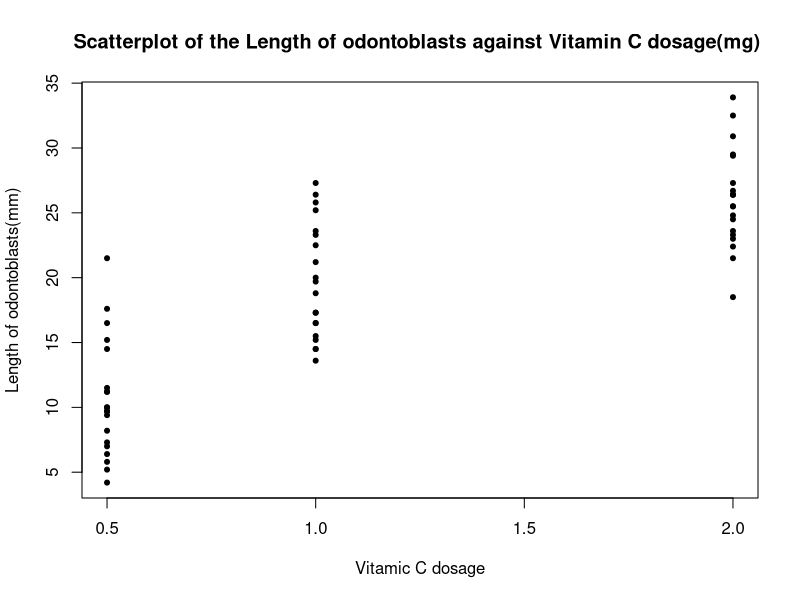

The R script that drew this image: (Note: this script raises an error after producing the figure.)
###################################
###################################
########                   ########
########   Data Science 1  ########
########       Lab 7       ########
########   5th Dec. 2023   ########
########                   ########
###################################
###################################


# Lets load up the dataset 'ToothGrowth', which shows the result
# of an experiment looking at the effect of vitamin C on tooth growth
# in guinea pigs


data("ToothGrowth")
?ToothGrowth
d <- ToothGrowth
d

library(ggplot2)
# 1.1
# Plot the tooth growth against the dose of vitamin C given
# boxplot(ToothGrowth$len~ToothGrowth$dose)


# ggplot(ToothGrowth) +
# geom_boxplot(aes(x=dose, y=len, group = dose))

?plot()

png(
  filename = "first_example.graph.png", height = 400, width = 600
)
plot(ToothGrowth$len ~ ToothGrowth$dose, xlab = "Vitamic C dosage", ylab = "Length of odontoblasts(mm)", main = "Scatterplot of the Length of odontoblasts against Vitamin C dosage(mg) ", pch = 20, )


dev.off()

# 1.2 Run a linear regression exploring the association between vitamin C
# and tooth growth in Guinea pigs.


linreg <- lm(len ~ dose, data = d)
linreg


?abline()
summary(linreg)

abline(linreg, col = "red")
# 1.3 Which variable did you use as your outcome variable? Why?
# ... We used tooth growth as the outcome variable because the hypothesis is that tooth is causally affected by the dosage of vitamin C


# ... because tooth growth is the outcome of the experimental design
# ... because we are manipulating the dosage and measuring the change in tooth growth as a result


# 1.4 Interpret the estimates for the intercept and the slope of the regression line


# ... The estimate for the intercept is 7.4mm. This means that the predicted tooth length
# ... Of a Guinea pig that was NOT given any VC is 7.4mm
# ... The estimate of the slope is 9.8mm. This means that for each additional mg/day of VC administered, the Guinea pigs are predicted to grow an additional 9.8mm


# 1.5 Extract the 96 % confidence intervals for the slope and the intercepts and interpret them
confint(linreg, level = 0.96)

# ... We have 96% CONFIDENCE that the true value of the intercept is between 4.8 and 10.1, and that the true value of the effect of 1mg/day of VC is between 7.8 and 11.8mm


# ... In 96% of samples we would expect the true value of the intercept and slope to fall within our confidence intervals.

# 1.6 Interpret the p-values of the slope and intercept estimates.

# ... The probability of seeing a slope as steep as the one we've observed (a number as extreme as 9.76) IF the true slope was 0 is 10^(-14)

# ... We can say therefore that we reject the null hypothesis at 0.001 level and that this study provides support for the hypothesis that VC affects tooth growth in Guinea pigs

# 1.7 What is the connection between the confidence intervals and the p-values?

# ... IF an X% confidence interval doesn't contain 0, then the p-value for that estimate will be significant at the (1 - X)% level or p value is smaller than (1 - X)%. NOTE the alpha level (significance level is (1 - X)%)


# ... Example:
# ... If an 96% confidence interval doesn't contain (zero), then the p-value , and for that estimate will be

# ...2. will be less than (4%)

# ... Example:
# ... If a 97% CI doesn't contain 0, the p-value will be smaller than 0.03
# ... If a 95% CI does contain 0, the p-value will be greater than 0.05

# 1.8 Using the function predict() calculate the estimate and confidence interval for the predicted rate of tooth growth when the prescribed dose is 1.2mg/day

new_data <- data.frame(dose = 1.2)
new_data
predict(linreg, new_data, interval = "confidence", level = 0.95)

# 1.9 Now get the confidence intervals for all possible values of the dosage between 0 and 2 mg/day, spaced out 0.01 mg/day from each other

new_new_data <- data.frame(dose = seq(0, 2, 0.01))
new_new_data


predictions <- as.data.frame(predict(linreg, new_data, interval = "confidence", level = 0.95))
predictions
# 1.10 plot the predicted values, upper, and lower confidence intervals as lines on the data

plot(d$dose, d$len, psch = 20)

lines(new_new_data$dose, predictions$fit)
lines(new_new_data$dose, predictions$upr, lty = "dotdash")
lines(new_new_data$dose, predictions$lwr, lty = "dotdash")

# 1.11 Compare this to using geom_smooth(method=lm) using ggplot2

ggplot(d, aes(dose, len)) +
  geom_point() +
  geom_smooth(method = "lm")

#####################
####    Loops    ####
#####################

# Loops are algorithms that repeat a procedure over and over until they are instructed to stop.
# There are two main kinds:
# FOR loops iterate over a predetermined set (vector, list, etc)
fruits <- c("apple", "banana", "pineapple", "mango", "orange")
for (i in fruits) {
  print(paste("My favourite fruit is", i, sep = ": "))
}

useless_function <- function(n) {
  for (i in 1:n) {
    print(paste0(i, ". This number is: ", c("even", "odd")[i %% 2 + 1]))
  }
}
useless_function(7)

### 2.1
data(iris)

# Write a for loop that iterates over the column names of the iris dataset and print each together with the number of characters in the column name in parenthesis. Example output: Sepal.Length (12). To get the number of characters use the function nchar().


# Next, WHILE loops continue to loop until the boolean statment in the defining parentheses, e.g.

### 2.2 How many numbers do you need in the sequence 1*2*3*4*5*... before the product exceeds 10 million?
# Use a while loop to get the answer




# NOTE

# x <- factor(ToothGrowth$dose)
# linreg <- lm(ToothGrowth$len ~ x)
# linreg

# ... this is how you obtain for a categorical data
